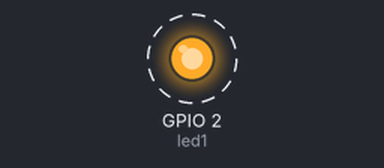
Recording of a sketch running on a simulated ESP32. On the bench: output pins drawn as LEDs (lit = HIGH). Dashed ring = blinking. What the sketch prints to the serial monitor is not drawn.

Above: at 0.15 s.
Timing chart, 0 to 3.0 s (numbered marks = the images above):
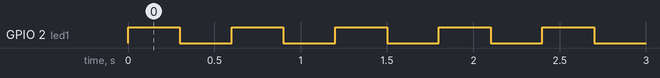

The sketch:

SoftAP.ino
```cpp
/*
Programming Instruction:
------------------------
* 5V supply switch on programmer
* PA0 is pulled to ground (jumper)
* Permissions:  $ sudo chmod a+rw /dev/ttyUSB0
* External 5V power on board
* Then remove jumper and restart power
*/

#include <stdio.h>
#include <WiFi.h>

// Replace with your network credentials
const char* ssid     = "Pretty_Fly_For_a_WiFi";
const char* password = "#Mexicana411";
//const char* ssid     = "ESP32MY";
//const char* password = "12345678";

WiFiServer server(80);

const int led1 =  2;      // the number of the LED pin
const int led2 =  17;      // the number of the LED pin
float Usb1 = 0.5;
int Usb2 = 1;
int plug1 = 4;
int plug2 = 6;

// Client variables
char linebuf[80];
int charcount=0;

void setup() {
  // initialize the LEDs pins as an output:
  pinMode(led1, OUTPUT);

  //Initialize serial and wait for port to open:
  Serial.begin(115200);
  while(!Serial) {
    Serial.print("."); // wait for serial port to connect. Needed for native USB port only
  }

  // We start by connecting to a WiFi network
  Serial.println();

  //WiFi.begin(ssid, password);
  //WiFi.softAP(ssid, password);          //Added for soft AP****************

  Serial.println("");
  Serial.println("WiFi connected");
  Serial.println("IP address: ");
  //Serial.println(WiFi.softAPIP());      //Added for soft AP****************

  server.begin();
}

void loop()
{
    digitalWrite(led1, 1);
    delay(300);
    digitalWrite(led1, 0);
    delay(300);

}
```

Measured:
- by itself, GPIO 2 (led1): alternates HIGH for 0.30 s and LOW for 0.30 s
